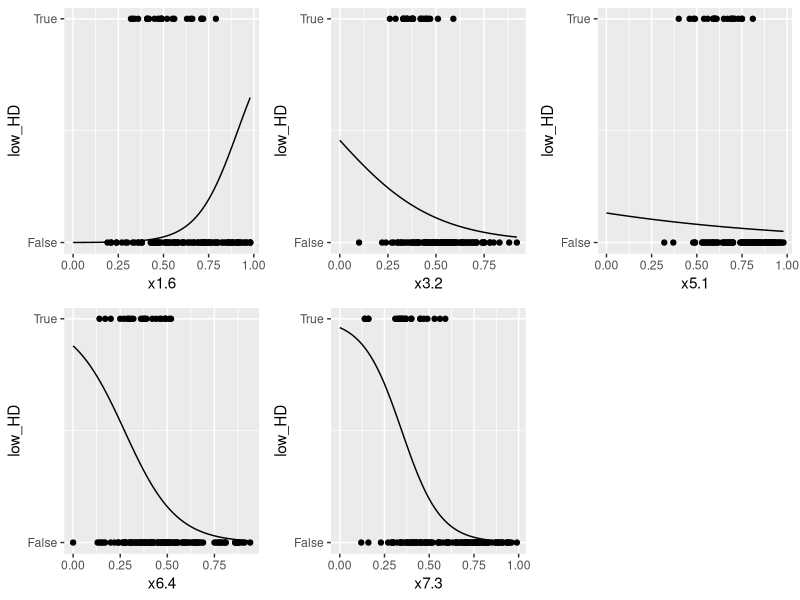

Generate this figure with R:
## ---- chunk 1
knitr::opts_chunk$set(echo = TRUE)
## ---- chunk 2
# Load Libraries
library(dplyr)
library(ggplot2)
library(gridExtra)

data = read.csv("./data/data_clean.csv")
## ---- chunk 3
selected_columns = data[, c("country","year", "region", "hdi", "x1.6","x3.2", "x5.1", "x6.4", "x7.3")]
selected_columns_2021 = selected_columns[selected_columns$year == "2021",]
selected_columns_2021$low_HD = as.numeric(selected_columns_2021$hdi <= 0.550)

# Fit logisitic regression
logreg = glm(low_HD~x1.6+x3.2+x5.1+x6.4+x7.3+region,data=selected_columns_2021,family="binomial")
summary(logreg)
## ---- chunk 4
logreg_noRegion = glm(low_HD~x1.6+x3.2+x5.1+x6.4+x7.3,data=selected_columns_2021,family="binomial")

anova(logreg_noRegion, logreg, test = "LRT")
## ---- chunk 5
# Plot regression
dummy_x1.6 = seq(0,max(selected_columns_2021$x1.6,na.rm=T),0.01)
dummy_x3.2 = seq(0,max(selected_columns_2021$x3.2,na.rm=T),0.01)
dummy_x5.1 = seq(0,max(selected_columns_2021$x5.1,na.rm=T),0.01)
dummy_x6.4 = seq(0,max(selected_columns_2021$x6.4,na.rm=T),0.01)
dummy_x7.3 = seq(0,max(selected_columns_2021$x7.3,na.rm=T),0.01)

average_x1.6 = mean(selected_columns_2021$x1.6,na.rm=T)
average_x3.2 = mean(selected_columns_2021$x1.6,na.rm=T)
average_x5.1 = mean(selected_columns_2021$x1.6,na.rm=T)
average_x6.4 = mean(selected_columns_2021$x1.6,na.rm=T)
average_x7.3 = mean(selected_columns_2021$x1.6,na.rm=T)

yhat_x1.6 = predict(logreg,new=data.frame(x1.6=dummy_x1.6, x3.2 = rep(average_x3.2, length(dummy_x1.6)), x5.1 = rep(average_x5.1, length(dummy_x1.6)), x6.4 = rep(average_x6.4, length(dummy_x1.6)), x7.3 = rep(average_x7.3, length(dummy_x1.6)), region = rep("Sub-Saharan Africa", length(dummy_x1.6))))
yhat_x3.2 = predict(logreg,new=data.frame(x1.6=rep(average_x1.6, length(dummy_x3.2)), x3.2 = dummy_x3.2, x5.1 = rep(average_x5.1, length(dummy_x3.2)), x6.4 = rep(average_x6.4, length(dummy_x3.2)), x7.3 = rep(average_x7.3, length(dummy_x3.2)),region = rep("Sub-Saharan Africa", length(dummy_x3.2))))
yhat_x5.1 = predict(logreg,new=data.frame(x1.6=rep(average_x1.6, length(dummy_x5.1)), x3.2 = rep(average_x3.2, length(dummy_x5.1)), x5.1 = dummy_x5.1, x6.4 = rep(average_x6.4, length(dummy_x5.1)), x7.3 = rep(average_x7.3, length(dummy_x5.1)), region = rep("Sub-Saharan Africa", length(dummy_x5.1))))
yhat_x6.4 = predict(logreg,new=data.frame(x1.6=rep(average_x1.6, length(dummy_x6.4)), x3.2 = rep(average_x3.2, length(dummy_x6.4)), x5.1 = rep(average_x5.1, length(dummy_x6.4)), x6.4 = dummy_x6.4, x7.3 = rep(average_x7.3, length(dummy_x6.4)), region = rep("Sub-Saharan Africa", length(dummy_x6.4))))
yhat_x7.3 = predict(logreg,new=data.frame(x1.6=rep(average_x1.6, length(dummy_x7.3)), x3.2 = rep(average_x3.2, length(dummy_x7.3)), x5.1 = rep(average_x5.1, length(dummy_x7.3)), x6.4 = rep(average_x6.4, length(dummy_x7.3)), x7.3 = dummy_x7.3, region = rep("Sub-Saharan Africa", length(dummy_x7.3))))

phat_x1.6 = exp(yhat_x1.6)/(1+exp(yhat_x1.6))
phat_x3.2 = exp(yhat_x3.2)/(1+exp(yhat_x3.2))
phat_x5.1 = exp(yhat_x5.1)/(1+exp(yhat_x5.1))
phat_x6.4 = exp(yhat_x6.4)/(1+exp(yhat_x6.4))
phat_x7.3 = exp(yhat_x7.3)/(1+exp(yhat_x7.3))

p1 = ggplot() + geom_point(data = selected_columns_2021, aes(x=x1.6, y=low_HD)) + geom_line(aes(x=dummy_x1.6,y=phat_x1.6), data =as.data.frame(cbind(dummy_x1.6, phat_x1.6)))+ scale_y_continuous(breaks = c(0, 1), labels = c("False", "True"))
p2 = ggplot() + geom_point(data = selected_columns_2021, aes(x=x3.2, y=low_HD)) + geom_line(aes(x=dummy_x3.2,y=phat_x3.2), data =as.data.frame(cbind(dummy_x3.2, phat_x3.2)))+ scale_y_continuous(breaks = c(0, 1), labels = c("False", "True"))
p3 = ggplot() + geom_point(data = selected_columns_2021, aes(x=x5.1, y=low_HD)) + geom_line(aes(x=dummy_x5.1,y=phat_x5.1), data =as.data.frame(cbind(dummy_x5.1, phat_x5.1)))+ scale_y_continuous(breaks = c(0, 1), labels = c("False", "True"))
p4 = ggplot() + geom_point(data = selected_columns_2021, aes(x=x6.4, y=low_HD)) + geom_line(aes(x=dummy_x6.4,y=phat_x6.4), data =as.data.frame(cbind(dummy_x6.4, phat_x6.4)))+ scale_y_continuous(breaks = c(0, 1), labels = c("False", "True"))
p5 = ggplot() + geom_point(data = selected_columns_2021, aes(x=x7.3, y=low_HD)) + geom_line(aes(x=dummy_x7.3,y=phat_x7.3), data =as.data.frame(cbind(dummy_x7.3, phat_x7.3)))+ scale_y_continuous(breaks = c(0, 1), labels = c("False", "True"))

grid.arrange(p1,p2,p3,p4,p5, nrow = 2)
